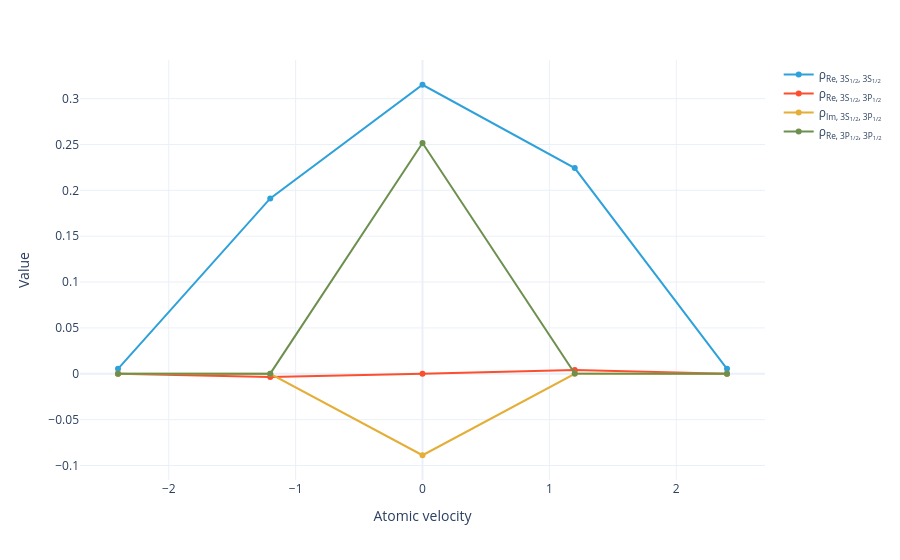

Here is the notebook cell this chart was saved with:
### Code cell
sol0.visualize(markers=True)

### Figure 1 — Plotly figure (JSON) as saved in the notebook; plotly's stock layout.template omitted (floating-point values rounded to 4 significant figures)
{"data": [{"hovertemplate": "Density matrix=ρ<sub>Re, 3S<sub>1/2</sub>, 3S<sub>1/2</sub></sub><br>Atomic velocity=%{x}<br>Value=%{y}<extra></extra>", "legendgroup": "ρ<sub>Re, 3S<sub>1/2</sub>, 3S<sub>1/2</sub></sub>", "line": {"color": "#2fa1da", "dash": "solid"}, "marker": {"symbol": "circle"}, "mode": "lines+markers", "name": "ρ<sub>Re, 3S<sub>1/2</sub>, 3S<sub>1/2</sub></sub>", "orientation": "v", "showlegend": true, "type": "scatter", "x": [-2.4, -1.2, -2.22e-16, 1.2, 2.4], "xaxis": "x", "y": [0.005406, 0.1912, 0.3151, 0.2242, 0.005428], "yaxis": "y"}, {"hovertemplate": "Density matrix=ρ<sub>Re, 3S<sub>1/2</sub>, 3P<sub>1/2</sub></sub><br>Atomic velocity=%{x}<br>Value=%{y}<extra></extra>", "legendgroup": "ρ<sub>Re, 3S<sub>1/2</sub>, 3P<sub>1/2</sub></sub>", "line": {"color": "#fb4f2f", "dash": "solid"}, "marker": {"symbol": "circle"}, "mode": "lines+markers", "name": "ρ<sub>Re, 3S<sub>1/2</sub>, 3P<sub>1/2</sub></sub>", "orientation": "v", "showlegend": true, "type": "scatter", "x": [-2.4, -1.2, -2.22e-16, 1.2, 2.4], "xaxis": "x", "y": [-4.835e-05, -0.003418, -1.286e-15, 0.004009, 4.855e-05], "yaxis": "y"}, {"hovertemplate": "Density matrix=ρ<sub>Im, 3S<sub>1/2</sub>, 3P<sub>1/2</sub></sub><br>Atomic velocity=%{x}<br>Value=%{y}<extra></extra>", "legendgroup": "ρ<sub>Im, 3S<sub>1/2</sub>, 3P<sub>1/2</sub></sub>", "line": {"color": "#e4ae38", "dash": "solid"}, "marker": {"symbol": "circle"}, "mode": "lines+markers", "name": "ρ<sub>Im, 3S<sub>1/2</sub>, 3P<sub>1/2</sub></sub>", "orientation": "v", "showlegend": true, "type": "scatter", "x": [-2.4, -1.2, -2.22e-16, 1.2, 2.4], "xaxis": "x", "y": [-3.09e-07, -4.369e-05, -0.08883, -5.125e-05, -3.103e-07], "yaxis": "y"}, {"hovertemplate": "Density matrix=ρ<sub>Re, 3P<sub>1/2</sub>, 3P<sub>1/2</sub></sub><br>Atomic velocity=%{x}<br>Value=%{y}<extra></extra>", "legendgroup": "ρ<sub>Re, 3P<sub>1/2</sub>, 3P<sub>1/2</sub></sub>", "line": {"color": "#6d904f", "dash": "solid"}, "marker": {"symbol": "circle"}, "mode": "lines+markers", "name": "ρ<sub>Re, 3P<sub>1/2</sub>, 3P<sub>1/2</sub></sub>", "orientation": "v", "showlegend": true, "type": "scatter", "x": [-2.4, -1.2, -2.22e-16, 1.2, 2.4], "xaxis": "x", "y": [1.545e-06, 0.0001474, 0.2517, 0.0001689, 1.549e-06], "yaxis": "y"}], "layout": {"legend": {"title": {}, "tracegroupgap": 0}, "margin": {"t": 60}, "xaxis": {"anchor": "y", "domain": [0, 1], "title": {"text": "Atomic velocity"}}, "yaxis": {"anchor": "x", "domain": [0, 1], "title": {"text": "Value"}}}}
